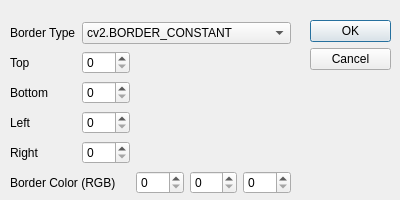
<?xml version="1.0" encoding="UTF-8"?>
<ui version="4.0">
 <class>Dialog_addborder</class>
 <widget class="QDialog" name="Dialog_addborder">
  <property name="geometry">
   <rect>
    <x>0</x>
    <y>0</y>
    <width>400</width>
    <height>200</height>
   </rect>
  </property>
  <property name="sizePolicy">
   <sizepolicy hsizetype="Fixed" vsizetype="Fixed">
    <horstretch>0</horstretch>
    <verstretch>0</verstretch>
   </sizepolicy>
  </property>
  <property name="minimumSize">
   <size>
    <width>400</width>
    <height>200</height>
   </size>
  </property>
  <property name="maximumSize">
   <size>
    <width>400</width>
    <height>200</height>
   </size>
  </property>
  <property name="windowTitle">
   <string>Add Border</string>
  </property>
  <widget class="QDialogButtonBox" name="buttonBox">
   <property name="geometry">
    <rect>
     <x>310</x>
     <y>20</y>
     <width>81</width>
     <height>241</height>
    </rect>
   </property>
   <property name="orientation">
    <enum>Qt::Vertical</enum>
   </property>
   <property name="standardButtons">
    <set>QDialogButtonBox::Cancel|QDialogButtonBox::Ok</set>
   </property>
  </widget>
  <widget class="QWidget" name="">
   <property name="geometry">
    <rect>
     <x>10</x>
     <y>21</y>
     <width>281</width>
     <height>179</height>
    </rect>
   </property>
   <layout class="QGridLayout" name="gridLayout">
    <item row="0" column="0">
     <widget class="QLabel" name="label">
      <property name="text">
       <string>Border Type</string>
      </property>
     </widget>
    </item>
    <item row="0" column="1" colspan="4">
     <widget class="QComboBox" name="comboBox">
      <item>
       <property name="text">
        <string>cv2.BORDER_CONSTANT</string>
       </property>
      </item>
      <item>
       <property name="text">
        <string>cv2.BORDER_REFLECT</string>
       </property>
      </item>
      <item>
       <property name="text">
        <string>cv2.BORDER_REFLECT_101</string>
       </property>
      </item>
      <item>
       <property name="text">
        <string>cv2.BORDER_WRAP</string>
       </property>
      </item>
      <item>
       <property name="text">
        <string>cv2.BORDER_REPLICATE</string>
       </property>
      </item>
     </widget>
    </item>
    <item row="1" column="0">
     <widget class="QLabel" name="label_2">
      <property name="text">
       <string>Top</string>
      </property>
     </widget>
    </item>
    <item row="1" column="1">
     <widget class="QSpinBox" name="spinBox_top"/>
    </item>
    <item row="2" column="0">
     <widget class="QLabel" name="label_3">
      <property name="text">
       <string>Bottom</string>
      </property>
     </widget>
    </item>
    <item row="2" column="1">
     <widget class="QSpinBox" name="spinBox_bottom"/>
    </item>
    <item row="3" column="0">
     <widget class="QLabel" name="label_4">
      <property name="text">
       <string>Left</string>
      </property>
     </widget>
    </item>
    <item row="3" column="1">
     <widget class="QSpinBox" name="spinBox_left"/>
    </item>
    <item row="4" column="0">
     <widget class="QLabel" name="label_5">
      <property name="text">
       <string>Right</string>
      </property>
     </widget>
    </item>
    <item row="4" column="1">
     <widget class="QSpinBox" name="spinBox_right"/>
    </item>
    <item row="5" column="0" colspan="2">
     <widget class="QLabel" name="label_6">
      <property name="text">
       <string>Border Color (RGB)</string>
      </property>
     </widget>
    </item>
    <item row="5" column="2">
     <widget class="QSpinBox" name="spinBox_red">
      <property name="maximum">
       <number>255</number>
      </property>
     </widget>
    </item>
    <item row="5" column="3">
     <widget class="QSpinBox" name="spinBox_green">
      <property name="maximum">
       <number>255</number>
      </property>
     </widget>
    </item>
    <item row="5" column="4">
     <widget class="QSpinBox" name="spinBox_blue">
      <property name="maximum">
       <number>255</number>
      </property>
     </widget>
    </item>
   </layout>
  </widget>
 </widget>
 <resources/>
 <connections>
  <connection>
   <sender>buttonBox</sender>
   <signal>accepted()</signal>
   <receiver>Dialog_addborder</receiver>
   <slot>accept()</slot>
   <hints>
    <hint type="sourcelabel">
     <x>248</x>
     <y>254</y>
    </hint>
    <hint type="destinationlabel">
     <x>157</x>
     <y>274</y>
    </hint>
   </hints>
  </connection>
  <connection>
   <sender>buttonBox</sender>
   <signal>rejected()</signal>
   <receiver>Dialog_addborder</receiver>
   <slot>reject()</slot>
   <hints>
    <hint type="sourcelabel">
     <x>316</x>
     <y>260</y>
    </hint>
    <hint type="destinationlabel">
     <x>286</x>
     <y>274</y>
    </hint>
   </hints>
  </connection>
 </connections>
</ui>
